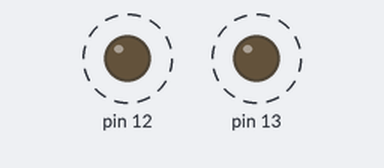
The sketch below on a simulated Arduino Uno, built with avr-gcc and run on an emulated ATmega328P. Parts: output pins drawn as LEDs (lit = HIGH). Dashed ring = blinking.

Above: at 0.2 s.
Timing chart, 0 to 4.6 s (numbered marks = the images above):
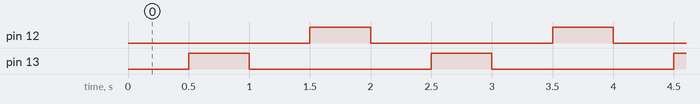

Measured:
- by itself, pin 12, pin 13: alternates HIGH for 0.50 s and LOW for 1.5 s
- by itself, everything shown: repeats every 2.0 s, in 4 steps

The sketch:

week07_1_arduino_blink.ino
```cpp
//week07_2_arduino_blink_blink
//修改自week07_1_arduino_blink 多插1支
//小心,有一支腳要接地GND ,另一支接13
//小心,有一支腳要接地GND ,另一支接12
void setup() {
  // put your setup code here, to run once:
  pinMode(12,OUTPUT);// 把第12支腳,能送出資料 OUTPUT
  pinMode(13,OUTPUT);// 把第13支腳,能送出資料 OUTPUT

}


void loop() {
  // put your main code here, to run repeatedly:
  digitalWrite(12,LOW);// 暗掉
  delay(500);
  digitalWrite(13,HIGH);// 發亮
  delay(500);
  digitalWrite(13,LOW);// 暗掉
  delay(500);
  digitalWrite(12,HIGH);// 發亮
  delay(500);
}
```
